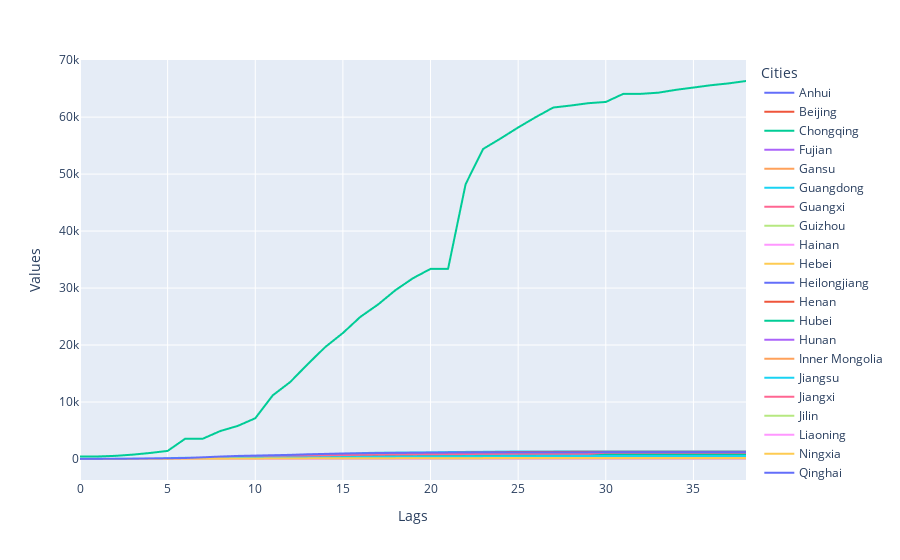

Write notebook code for a chart like this one.
### Code cell
import plotly.express as px
fig = px.line(df_china, x="Lags", y = "Values", color="Cities")
fig.show()

### Figure 1 — Plotly figure (JSON) as saved in the notebook; plotly's stock layout.template omitted (floating-point values rounded to 4 significant figures)
{"data": [{"hoverlabel": {"namelength": 0}, "hovertemplate": "Cities=Anhui<br>Lags=%{x}<br>Values=%{y}", "legendgroup": "Anhui", "line": {"color": "#636efa", "dash": "solid"}, "mode": "lines", "name": "Anhui", "showlegend": true, "type": "scattergl", "x": [0, 1, 2, 3, 4, 5, 6, 7, 8, 9, 10, 11, 12, 13, 14, 15, 16, 17, 18, 19, 20, 21, 22, 23, 24, 25, 26, 27, 28, 29, 30, 31, 32, 33, 34, 35, 36, 37, 38], "xaxis": "x", "y": [1, 9, 15, 39, 60, 70, 106, 152, 200, 237, 297, 340, 408, 480, 530, 591, 665, 733, 779, 830, 860, 889, 910, 934, 950, 962, 973, 982, 986, 987, 988, 989, 989, 989, 989, 989, 989, 990, 990], "yaxis": "y"}, {"hoverlabel": {"namelength": 0}, "hovertemplate": "Cities=Beijing<br>Lags=%{x}<br>Values=%{y}", "legendgroup": "Beijing", "line": {"color": "#EF553B", "dash": "solid"}, "mode": "lines", "name": "Beijing", "showlegend": true, "type": "scattergl", "x": [0, 1, 2, 3, 4, 5, 6, 7, 8, 9, 10, 11, 12, 13, 14, 15, 16, 17, 18, 19, 20, 21, 22, 23, 24, 25, 26, 27, 28, 29, 30, 31, 32, 33, 34, 35, 36, 37, 38], "xaxis": "x", "y": [14, 22, 36, 41, 68, 80, 91, 111, 114, 139, 168, 191, 212, 228, 253, 274, 297, 315, 326, 337, 342, 352, 366, 372, 375, 380, 381, 387, 393, 395, 396, 399, 399, 399, 400, 400, 410, 410, 411], "yaxis": "y"}, {"hoverlabel": {"namelength": 0}, "hovertemplate": "Cities=Chongqing<br>Lags=%{x}<br>Values=%{y}", "legendgroup": "Chongqing", "line": {"color": "#00cc96", "dash": "solid"}, "mode": "lines", "name": "Chongqing", "showlegend": true, "type": "scattergl", "x": [0, 1, 2, 3, 4, 5, 6, 7, 8, 9, 10, 11, 12, 13, 14, 15, 16, 17, 18, 19, 20, 21, 22, 23, 24, 25, 26, 27, 28, 29, 30, 31, 32, 33, 34, 35, 36, 37, 38], "xaxis": "x", "y": [6, 9, 27, 57, 75, 110, 132, 147, 182, 211, 247, 300, 337, 366, 389, 411, 426, 428, 468, 486, 505, 518, 529, 537, 544, 551, 553, 555, 560, 567, 572, 573, 575, 576, 576, 576, 576, 576, 576], "yaxis": "y"}, {"hoverlabel": {"namelength": 0}, "hovertemplate": "Cities=Fujian<br>Lags=%{x}<br>Values=%{y}", "legendgroup": "Fujian", "line": {"color": "#ab63fa", "dash": "solid"}, "mode": "lines", "name": "Fujian", "showlegend": true, "type": "scattergl", "x": [0, 1, 2, 3, 4, 5, 6, 7, 8, 9, 10, 11, 12, 13, 14, 15, 16, 17, 18, 19, 20, 21, 22, 23, 24, 25, 26, 27, 28, 29, 30, 31, 32, 33, 34, 35, 36, 37, 38], "xaxis": "x", "y": [1, 5, 10, 18, 35, 59, 80, 84, 101, 120, 144, 159, 179, 194, 205, 215, 224, 239, 250, 261, 267, 272, 279, 281, 285, 287, 290, 292, 293, 293, 293, 293, 293, 293, 294, 294, 296, 296, 296], "yaxis": "y"}, {"hoverlabel": {"namelength": 0}, "hovertemplate": "Cities=Gansu<br>Lags=%{x}<br>Values=%{y}", "legendgroup": "Gansu", "line": {"color": "#FFA15A", "dash": "solid"}, "mode": "lines", "name": "Gansu", "showlegend": true, "type": "scattergl", "x": [0, 1, 2, 3, 4, 5, 6, 7, 8, 9, 10, 11, 12, 13, 14, 15, 16, 17, 18, 19, 20, 21, 22, 23, 24, 25, 26, 27, 28, 29, 30, 31, 32, 33, 34, 35, 36, 37, 38], "xaxis": "x", "y": [0, 2, 2, 4, 7, 14, 19, 24, 26, 29, 40, 51, 55, 57, 62, 62, 67, 79, 83, 83, 86, 87, 90, 90, 90, 90, 91, 91, 91, 91, 91, 91, 91, 91, 91, 91, 91, 91, 91], "yaxis": "y"}, {"hoverlabel": {"namelength": 0}, "hovertemplate": "Cities=Guangdong<br>Lags=%{x}<br>Values=%{y}", "legendgroup": "Guangdong", "line": {"color": "#19d3f3", "dash": "solid"}, "mode": "lines", "name": "Guangdong", "showlegend": true, "type": "scattergl", "x": [0, 1, 2, 3, 4, 5, 6, 7, 8, 9, 10, 11, 12, 13, 14, 15, 16, 17, 18, 19, 20, 21, 22, 23, 24, 25, 26, 27, 28, 29, 30, 31, 32, 33, 34, 35, 36, 37, 38], "xaxis": "x", "y": [26, 32, 53, 78, 111, 151, 207, 277, 354, 436, 535, 632, 725, 813, 895, 970, 1034, 1095, 1131, 1159, 1177, 1219, 1241, 1261, 1294, 1316, 1322, 1328, 1331, 1332, 1333, 1339, 1342, 1345, 1347, 1347, 1347, 1348, 1349], "yaxis": "y"}, {"hoverlabel": {"namelength": 0}, "hovertemplate": "Cities=Guangxi<br>Lags=%{x}<br>Values=%{y}", "legendgroup": "Guangxi", "line": {"color": "#FF6692", "dash": "solid"}, "mode": "lines", "name": "Guangxi", "showlegend": true, "type": "scattergl", "x": [0, 1, 2, 3, 4, 5, 6, 7, 8, 9, 10, 11, 12, 13, 14, 15, 16, 17, 18, 19, 20, 21, 22, 23, 24, 25, 26, 27, 28, 29, 30, 31, 32, 33, 34, 35, 36, 37, 38], "xaxis": "x", "y": [2, 5, 23, 23, 36, 46, 51, 58, 78, 87, 100, 111, 127, 139, 150, 168, 172, 183, 195, 210, 215, 222, 222, 226, 235, 237, 238, 242, 244, 245, 246, 249, 249, 251, 252, 252, 252, 252, 252], "yaxis": "y"}, {"hoverlabel": {"namelength": 0}, "hovertemplate": "Cities=Guizhou<br>Lags=%{x}<br>Values=%{y}", "legendgroup": "Guizhou", "line": {"color": "#B6E880", "dash": "solid"}, "mode": "lines", "name": "Guizhou", "showlegend": true, "type": "scattergl", "x": [0, 1, 2, 3, 4, 5, 6, 7, 8, 9, 10, 11, 12, 13, 14, 15, 16, 17, 18, 19, 20, 21, 22, 23, 24, 25, 26, 27, 28, 29, 30, 31, 32, 33, 34, 35, 36, 37, 38], "xaxis": "x", "y": [1, 3, 3, 4, 5, 7, 9, 9, 12, 29, 29, 38, 46, 58, 64, 71, 81, 89, 99, 109, 127, 133, 135, 140, 143, 144, 146, 146, 146, 146, 146, 146, 146, 146, 146, 146, 146, 146, 146], "yaxis": "y"}, {"hoverlabel": {"namelength": 0}, "hovertemplate": "Cities=Hainan<br>Lags=%{x}<br>Values=%{y}", "legendgroup": "Hainan", "line": {"color": "#FF97FF", "dash": "solid"}, "mode": "lines", "name": "Hainan", "showlegend": true, "type": "scattergl", "x": [0, 1, 2, 3, 4, 5, 6, 7, 8, 9, 10, 11, 12, 13, 14, 15, 16, 17, 18, 19, 20, 21, 22, 23, 24, 25, 26, 27, 28, 29, 30, 31, 32, 33, 34, 35, 36, 37, 38], "xaxis": "x", "y": [4, 5, 8, 19, 22, 33, 40, 43, 46, 52, 62, 64, 72, 80, 99, 106, 117, 124, 131, 138, 144, 157, 157, 159, 162, 162, 163, 163, 168, 168, 168, 168, 168, 168, 168, 168, 168, 168, 168], "yaxis": "y"}, {"hoverlabel": {"namelength": 0}, "hovertemplate": "Cities=Hebei<br>Lags=%{x}<br>Values=%{y}", "legendgroup": "Hebei", "line": {"color": "#FECB52", "dash": "solid"}, "mode": "lines", "name": "Hebei", "showlegend": true, "type": "scattergl", "x": [0, 1, 2, 3, 4, 5, 6, 7, 8, 9, 10, 11, 12, 13, 14, 15, 16, 17, 18, 19, 20, 21, 22, 23, 24, 25, 26, 27, 28, 29, 30, 31, 32, 33, 34, 35, 36, 37, 38], "xaxis": "x", "y": [1, 1, 2, 8, 13, 18, 33, 48, 65, 82, 96, 104, 113, 126, 135, 157, 172, 195, 206, 218, 239, 251, 265, 283, 291, 300, 301, 306, 306, 307, 308, 309, 311, 311, 311, 312, 317, 318, 318], "yaxis": "y"}, {"hoverlabel": {"namelength": 0}, "hovertemplate": "Cities=Heilongjiang<br>Lags=%{x}<br>Values=%{y}", "legendgroup": "Heilongjiang", "line": {"color": "#636efa", "dash": "solid"}, "mode": "lines", "name": "Heilongjiang", "showlegend": true, "type": "scattergl", "x": [0, 1, 2, 3, 4, 5, 6, 7, 8, 9, 10, 11, 12, 13, 14, 15, 16, 17, 18, 19, 20, 21, 22, 23, 24, 25, 26, 27, 28, 29, 30, 31, 32, 33, 34, 35, 36, 37, 38], "xaxis": "x", "y": [0, 2, 4, 9, 15, 21, 33, 38, 44, 59, 80, 95, 121, 155, 190, 227, 277, 295, 307, 331, 360, 378, 395, 419, 425, 445, 457, 464, 470, 476, 479, 479, 480, 480, 480, 480, 480, 480, 480], "yaxis": "y"}, {"hoverlabel": {"namelength": 0}, "hovertemplate": "Cities=Henan<br>Lags=%{x}<br>Values=%{y}", "legendgroup": "Henan", "line": {"color": "#EF553B", "dash": "solid"}, "mode": "lines", "name": "Henan", "showlegend": true, "type": "scattergl", "x": [0, 1, 2, 3, 4, 5, 6, 7, 8, 9, 10, 11, 12, 13, 14, 15, 16, 17, 18, 19, 20, 21, 22, 23, 24, 25, 26, 27, 28, 29, 30, 31, 32, 33, 34, 35, 36, 37, 38], "xaxis": "x", "y": [5, 5, 9, 32, 83, 128, 168, 206, 278, 352, 422, 493, 566, 675, 764, 851, 914, 981, 1033, 1073, 1105, 1135, 1169, 1184, 1212, 1231, 1246, 1257, 1262, 1265, 1267, 1270, 1271, 1271, 1271, 1271, 1272, 1272, 1272], "yaxis": "y"}, {"hoverlabel": {"namelength": 0}, "hovertemplate": "Cities=Hubei<br>Lags=%{x}<br>Values=%{y}", "legendgroup": "Hubei", "line": {"color": "#00cc96", "dash": "solid"}, "mode": "lines", "name": "Hubei", "showlegend": true, "type": "scattergl", "x": [0, 1, 2, 3, 4, 5, 6, 7, 8, 9, 10, 11, 12, 13, 14, 15, 16, 17, 18, 19, 20, 21, 22, 23, 24, 25, 26, 27, 28, 29, 30, 31, 32, 33, 34, 35, 36, 37, 38], "xaxis": "x", "y": [444, 444, 549, 761, 1058, 1423, 3554, 3554, 4903, 5806, 7153, 11177, 13522, 16678, 19665, 22112, 24953, 27100, 29631, 31728, 33366, 33366, 48206, 54406, 56249, 58182, 59989, 61682, 62031, 62442, 62662, 64084, 64084, 64287, 64786, 65187, 65596, 65914, 66337], "yaxis": "y"}, {"hoverlabel": {"namelength": 0}, "hovertemplate": "Cities=Hunan<br>Lags=%{x}<br>Values=%{y}", "legendgroup": "Hunan", "line": {"color": "#ab63fa", "dash": "solid"}, "mode": "lines", "name": "Hunan", "showlegend": true, "type": "scattergl", "x": [0, 1, 2, 3, 4, 5, 6, 7, 8, 9, 10, 11, 12, 13, 14, 15, 16, 17, 18, 19, 20, 21, 22, 23, 24, 25, 26, 27, 28, 29, 30, 31, 32, 33, 34, 35, 36, 37, 38], "xaxis": "x", "y": [4, 9, 24, 43, 69, 100, 143, 221, 277, 332, 389, 463, 521, 593, 661, 711, 772, 803, 838, 879, 912, 946, 968, 988, 1001, 1004, 1006, 1007, 1008, 1010, 1011, 1013, 1016, 1016, 1016, 1016, 1017, 1017, 1018], "yaxis": "y"}, {"hoverlabel": {"namelength": 0}, "hovertemplate": "Cities=Inner Mongolia<br>Lags=%{x}<br>Values=%{y}", "legendgroup": "Inner Mongolia", "line": {"color": "#FFA15A", "dash": "solid"}, "mode": "lines", "name": "Inner Mongolia", "showlegend": true, "type": "scattergl", "x": [0, 1, 2, 3, 4, 5, 6, 7, 8, 9, 10, 11, 12, 13, 14, 15, 16, 17, 18, 19, 20, 21, 22, 23, 24, 25, 26, 27, 28, 29, 30, 31, 32, 33, 34, 35, 36, 37, 38], "xaxis": "x", "y": [0, 0, 1, 7, 7, 11, 15, 16, 19, 20, 23, 27, 34, 35, 42, 46, 50, 52, 54, 58, 58, 60, 61, 65, 68, 70, 72, 73, 75, 75, 75, 75, 75, 75, 75, 75, 75, 75, 75], "yaxis": "y"}, {"hoverlabel": {"namelength": 0}, "hovertemplate": "Cities=Jiangsu<br>Lags=%{x}<br>Values=%{y}", "legendgroup": "Jiangsu", "line": {"color": "#19d3f3", "dash": "solid"}, "mode": "lines", "name": "Jiangsu", "showlegend": true, "type": "scattergl", "x": [0, 1, 2, 3, 4, 5, 6, 7, 8, 9, 10, 11, 12, 13, 14, 15, 16, 17, 18, 19, 20, 21, 22, 23, 24, 25, 26, 27, 28, 29, 30, 31, 32, 33, 34, 35, 36, 37, 38], "xaxis": "x", "y": [1, 5, 9, 18, 33, 47, 70, 99, 129, 168, 202, 236, 271, 308, 341, 373, 408, 439, 468, 492, 515, 543, 570, 593, 604, 617, 626, 629, 631, 631, 631, 631, 631, 631, 631, 631, 631, 631, 631], "yaxis": "y"}, {"hoverlabel": {"namelength": 0}, "hovertemplate": "Cities=Jiangxi<br>Lags=%{x}<br>Values=%{y}", "legendgroup": "Jiangxi", "line": {"color": "#FF6692", "dash": "solid"}, "mode": "lines", "name": "Jiangxi", "showlegend": true, "type": "scattergl", "x": [0, 1, 2, 3, 4, 5, 6, 7, 8, 9, 10, 11, 12, 13, 14, 15, 16, 17, 18, 19, 20, 21, 22, 23, 24, 25, 26, 27, 28, 29, 30, 31, 32, 33, 34, 35, 36, 37, 38], "xaxis": "x", "y": [2, 7, 18, 18, 36, 72, 109, 109, 162, 240, 286, 333, 391, 476, 548, 600, 661, 698, 740, 771, 804, 844, 872, 900, 913, 925, 930, 933, 934, 934, 934, 934, 934, 934, 934, 934, 934, 935, 935], "yaxis": "y"}, {"hoverlabel": {"namelength": 0}, "hovertemplate": "Cities=Jilin<br>Lags=%{x}<br>Values=%{y}", "legendgroup": "Jilin", "line": {"color": "#B6E880", "dash": "solid"}, "mode": "lines", "name": "Jilin", "showlegend": true, "type": "scattergl", "x": [0, 1, 2, 3, 4, 5, 6, 7, 8, 9, 10, 11, 12, 13, 14, 15, 16, 17, 18, 19, 20, 21, 22, 23, 24, 25, 26, 27, 28, 29, 30, 31, 32, 33, 34, 35, 36, 37, 38], "xaxis": "x", "y": [0, 1, 3, 4, 4, 6, 8, 9, 14, 14, 17, 23, 31, 42, 54, 59, 65, 69, 78, 80, 81, 83, 84, 86, 88, 89, 89, 89, 90, 91, 91, 91, 91, 93, 93, 93, 93, 93, 93], "yaxis": "y"}, {"hoverlabel": {"namelength": 0}, "hovertemplate": "Cities=Liaoning<br>Lags=%{x}<br>Values=%{y}", "legendgroup": "Liaoning", "line": {"color": "#FF97FF", "dash": "solid"}, "mode": "lines", "name": "Liaoning", "showlegend": true, "type": "scattergl", "x": [0, 1, 2, 3, 4, 5, 6, 7, 8, 9, 10, 11, 12, 13, 14, 15, 16, 17, 18, 19, 20, 21, 22, 23, 24, 25, 26, 27, 28, 29, 30, 31, 32, 33, 34, 35, 36, 37, 38], "xaxis": "x", "y": [2, 3, 4, 17, 21, 27, 34, 39, 41, 48, 64, 70, 74, 81, 89, 94, 99, 105, 107, 108, 111, 116, 117, 119, 119, 121, 121, 121, 121, 121, 121, 121, 121, 121, 121, 121, 121, 121, 121], "yaxis": "y"}, {"hoverlabel": {"namelength": 0}, "hovertemplate": "Cities=Ningxia<br>Lags=%{x}<br>Values=%{y}", "legendgroup": "Ningxia", "line": {"color": "#FECB52", "dash": "solid"}, "mode": "lines", "name": "Ningxia", "showlegend": true, "type": "scattergl", "x": [0, 1, 2, 3, 4, 5, 6, 7, 8, 9, 10, 11, 12, 13, 14, 15, 16, 17, 18, 19, 20, 21, 22, 23, 24, 25, 26, 27, 28, 29, 30, 31, 32, 33, 34, 35, 36, 37, 38], "xaxis": "x", "y": [1, 1, 2, 3, 4, 7, 11, 12, 17, 21, 26, 28, 31, 34, 34, 40, 43, 45, 45, 49, 53, 58, 64, 67, 70, 70, 70, 70, 71, 71, 71, 71, 71, 71, 71, 71, 72, 72, 73], "yaxis": "y"}, {"hoverlabel": {"namelength": 0}, "hovertemplate": "Cities=Qinghai<br>Lags=%{x}<br>Values=%{y}", "legendgroup": "Qinghai", "line": {"color": "#636efa", "dash": "solid"}, "mode": "lines", "name": "Qinghai", "showlegend": true, "type": "scattergl", "x": [0, 1, 2, 3, 4, 5, 6, 7, 8, 9, 10, 11, 12, 13, 14, 15, 16, 17, 18, 19, 20, 21, 22, 23, 24, 25, 26, 27, 28, 29, 30, 31, 32, 33, 34, 35, 36, 37, 38], "xaxis": "x", "y": [0, 0, 0, 1, 1, 6, 6, 6, 8, 8, 9, 11, 13, 15, 17, 18, 18, 18, 18, 18, 18, 18, 18, 18, 18, 18, 18, 18, 18, 18, 18, 18, 18, 18, 18, 18, 18, 18, 18], "yaxis": "y"}, {"hoverlabel": {"namelength": 0}, "hovertemplate": "Cities=Shaanxi<br>Lags=%{x}<br>Values=%{y}", "legendgroup": "Shaanxi", "line": {"color": "#EF553B", "dash": "solid"}, "mode": "lines", "name": "Shaanxi", "showlegend": true, "type": "scattergl", "x": [0, 1, 2, 3, 4, 5, 6, 7, 8, 9, 10, 11, 12, 13, 14, 15, 16, 17, 18, 19, 20, 21, 22, 23, 24, 25, 26, 27, 28, 29, 30, 31, 32, 33, 34, 35, 36, 37, 38], "xaxis": "x", "y": [0, 3, 5, 15, 22, 35, 46, 56, 63, 87, 101, 116, 128, 142, 165, 173, 184, 195, 208, 213, 219, 225, 229, 230, 232, 236, 240, 240, 242, 245, 245, 245, 245, 245, 245, 245, 245, 245, 245], "yaxis": "y"}, {"hoverlabel": {"namelength": 0}, "hovertemplate": "Cities=Shandong<br>Lags=%{x}<br>Values=%{y}", "legendgroup": "Shandong", "line": {"color": "#00cc96", "dash": "solid"}, "mode": "lines", "name": "Shandong", "showlegend": true, "type": "scattergl", "x": [0, 1, 2, 3, 4, 5, 6, 7, 8, 9, 10, 11, 12, 13, 14, 15, 16, 17, 18, 19, 20, 21, 22, 23, 24, 25, 26, 27, 28, 29, 30, 31, 32, 33, 34, 35, 36, 37, 38], "xaxis": "x", "y": [2, 6, 15, 27, 46, 75, 95, 130, 158, 184, 206, 230, 259, 275, 307, 347, 386, 416, 444, 466, 487, 497, 509, 523, 532, 537, 541, 543, 544, 546, 749, 750, 754, 755, 756, 756, 756, 756, 756], "yaxis": "y"}, {"hoverlabel": {"namelength": 0}, "hovertemplate": "Cities=Shanghai<br>Lags=%{x}<br>Values=%{y}", "legendgroup": "Shanghai", "line": {"color": "#ab63fa", "dash": "solid"}, "mode": "lines", "name": "Shanghai", "showlegend": true, "type": "scattergl", "x": [0, 1, 2, 3, 4, 5, 6, 7, 8, 9, 10, 11, 12, 13, 14, 15, 16, 17, 18, 19, 20, 21, 22, 23, 24, 25, 26, 27, 28, 29, 30, 31, 32, 33, 34, 35, 36, 37, 38], "xaxis": "x", "y": [9, 16, 20, 33, 40, 53, 66, 96, 112, 135, 169, 182, 203, 219, 243, 257, 277, 286, 293, 299, 303, 311, 315, 318, 326, 328, 333, 333, 333, 334, 334, 335, 335, 335, 336, 337, 337, 337, 337], "yaxis": "y"}, {"hoverlabel": {"namelength": 0}, "hovertemplate": "Cities=Shanxi<br>Lags=%{x}<br>Values=%{y}", "legendgroup": "Shanxi", "line": {"color": "#FFA15A", "dash": "solid"}, "mode": "lines", "name": "Shanxi", "showlegend": true, "type": "scattergl", "x": [0, 1, 2, 3, 4, 5, 6, 7, 8, 9, 10, 11, 12, 13, 14, 15, 16, 17, 18, 19, 20, 21, 22, 23, 24, 25, 26, 27, 28, 29, 30, 31, 32, 33, 34, 35, 36, 37, 38], "xaxis": "x", "y": [1, 1, 1, 6, 9, 13, 27, 27, 35, 39, 47, 66, 74, 81, 81, 96, 104, 115, 119, 119, 124, 126, 126, 127, 128, 129, 130, 131, 131, 132, 132, 132, 132, 133, 133, 133, 133, 133, 133], "yaxis": "y"}, {"hoverlabel": {"namelength": 0}, "hovertemplate": "Cities=Sichuan<br>Lags=%{x}<br>Values=%{y}", "legendgroup": "Sichuan", "line": {"color": "#19d3f3", "dash": "solid"}, "mode": "lines", "name": "Sichuan", "showlegend": true, "type": "scattergl", "x": [0, 1, 2, 3, 4, 5, 6, 7, 8, 9, 10, 11, 12, 13, 14, 15, 16, 17, 18, 19, 20, 21, 22, 23, 24, 25, 26, 27, 28, 29, 30, 31, 32, 33, 34, 35, 36, 37, 38], "xaxis": "x", "y": [5, 8, 15, 28, 44, 69, 90, 108, 142, 177, 207, 231, 254, 282, 301, 321, 344, 364, 386, 405, 417, 436, 451, 463, 470, 481, 495, 508, 514, 520, 525, 526, 526, 527, 529, 531, 534, 538, 538], "yaxis": "y"}, {"hoverlabel": {"namelength": 0}, "hovertemplate": "Cities=Tianjin<br>Lags=%{x}<br>Values=%{y}", "legendgroup": "Tianjin", "line": {"color": "#FF6692", "dash": "solid"}, "mode": "lines", "name": "Tianjin", "showlegend": true, "type": "scattergl", "x": [0, 1, 2, 3, 4, 5, 6, 7, 8, 9, 10, 11, 12, 13, 14, 15, 16, 17, 18, 19, 20, 21, 22, 23, 24, 25, 26, 27, 28, 29, 30, 31, 32, 33, 34, 35, 36, 37, 38], "xaxis": "x", "y": [4, 4, 8, 10, 14, 23, 24, 27, 31, 32, 41, 48, 60, 67, 69, 79, 81, 88, 91, 95, 106, 112, 119, 120, 122, 124, 125, 128, 130, 131, 132, 135, 135, 135, 135, 135, 136, 136, 136], "yaxis": "y"}, {"hoverlabel": {"namelength": 0}, "hovertemplate": "Cities=Tibet<br>Lags=%{x}<br>Values=%{y}", "legendgroup": "Tibet", "line": {"color": "#B6E880", "dash": "solid"}, "mode": "lines", "name": "Tibet", "showlegend": true, "type": "scattergl", "x": [0, 1, 2, 3, 4, 5, 6, 7, 8, 9, 10, 11, 12, 13, 14, 15, 16, 17, 18, 19, 20, 21, 22, 23, 24, 25, 26, 27, 28, 29, 30, 31, 32, 33, 34, 35, 36, 37, 38], "xaxis": "x", "y": [0, 0, 0, 0, 0, 0, 0, 0, 1, 1, 1, 1, 1, 1, 1, 1, 1, 1, 1, 1, 1, 1, 1, 1, 1, 1, 1, 1, 1, 1, 1, 1, 1, 1, 1, 1, 1, 1, 1], "yaxis": "y"}, {"hoverlabel": {"namelength": 0}, "hovertemplate": "Cities=Xinjiang<br>Lags=%{x}<br>Values=%{y}", "legendgroup": "Xinjiang", "line": {"color": "#FF97FF", "dash": "solid"}, "mode": "lines", "name": "Xinjiang", "showlegend": true, "type": "scattergl", "x": [0, 1, 2, 3, 4, 5, 6, 7, 8, 9, 10, 11, 12, 13, 14, 15, 16, 17, 18, 19, 20, 21, 22, 23, 24, 25, 26, 27, 28, 29, 30, 31, 32, 33, 34, 35, 36, 37, 38], "xaxis": "x", "y": [0, 2, 2, 3, 4, 5, 10, 13, 14, 17, 18, 21, 24, 29, 32, 36, 39, 42, 45, 49, 55, 59, 63, 65, 70, 71, 75, 76, 76, 76, 76, 76, 76, 76, 76, 76, 76, 76, 76], "yaxis": "y"}, {"hoverlabel": {"namelength": 0}, "hovertemplate": "Cities=Yunnan<br>Lags=%{x}<br>Values=%{y}", "legendgroup": "Yunnan", "line": {"color": "#FECB52", "dash": "solid"}, "mode": "lines", "name": "Yunnan", "showlegend": true, "type": "scattergl", "x": [0, 1, 2, 3, 4, 5, 6, 7, 8, 9, 10, 11, 12, 13, 14, 15, 16, 17, 18, 19, 20, 21, 22, 23, 24, 25, 26, 27, 28, 29, 30, 31, 32, 33, 34, 35, 36, 37, 38], "xaxis": "x", "y": [1, 2, 5, 11, 16, 26, 44, 55, 70, 83, 93, 105, 117, 122, 128, 133, 138, 138, 141, 149, 153, 154, 156, 162, 168, 171, 171, 172, 172, 174, 174, 174, 174, 174, 174, 174, 174, 174, 174], "yaxis": "y"}, {"hoverlabel": {"namelength": 0}, "hovertemplate": "Cities=Zhejiang<br>Lags=%{x}<br>Values=%{y}", "legendgroup": "Zhejiang", "line": {"color": "#636efa", "dash": "solid"}, "mode": "lines", "name": "Zhejiang", "showlegend": true, "type": "scattergl", "x": [0, 1, 2, 3, 4, 5, 6, 7, 8, 9, 10, 11, 12, 13, 14, 15, 16, 17, 18, 19, 20, 21, 22, 23, 24, 25, 26, 27, 28, 29, 30, 31, 32, 33, 34, 35, 36, 37, 38], "xaxis": "x", "y": [10, 27, 43, 62, 104, 128, 173, 296, 428, 538, 599, 661, 724, 829, 895, 954, 1006, 1048, 1075, 1092, 1117, 1131, 1145, 1155, 1162, 1167, 1171, 1172, 1174, 1175, 1203, 1205, 1205, 1205, 1205, 1205, 1205, 1205, 1205], "yaxis": "y"}], "layout": {"legend": {"title": {"text": "Cities"}, "tracegroupgap": 0}, "margin": {"t": 60}, "xaxis": {"anchor": "y", "domain": [0, 1], "title": {"text": "Lags"}}, "yaxis": {"anchor": "x", "domain": [0, 1], "title": {"text": "Values"}}}}
